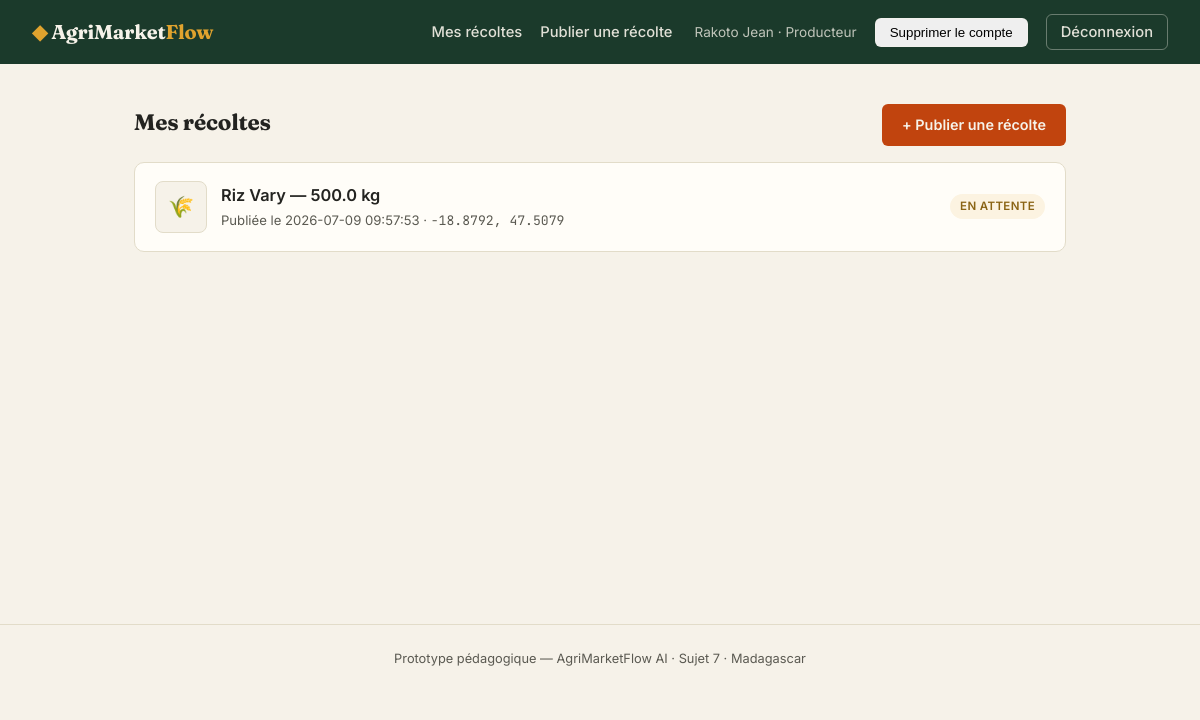
/producteur (signed in), run on the app's committed database.
### tables this page shows
CREATE TABLE UTILISATEUR (
    id_utilisateur INTEGER PRIMARY KEY AUTOINCREMENT,
    nom_complet     TEXT NOT NULL,
    contact         TEXT NOT NULL UNIQUE,
    mot_de_passe    TEXT NOT NULL,
    type_profil     TEXT NOT NULL CHECK (type_profil IN ('Producteur','Collecteur','Transporteur')),
    latitude        REAL NOT NULL,
    longitude       REAL NOT NULL,
    est_disponible  INTEGER NOT NULL DEFAULT 1
);

CREATE TABLE RECOLTE (
    id_recolte              INTEGER PRIMARY KEY AUTOINCREMENT,
    libelle_produit         TEXT NOT NULL,
    description              TEXT DEFAULT '',
    quantite                REAL NOT NULL,
    date_publication         TEXT NOT NULL,
    latitude_origine        REAL NOT NULL,
    longitude_origine       REAL NOT NULL,
    statut                  TEXT NOT NULL DEFAULT 'En attente'
                             CHECK (statut IN ('En attente','En cours','Cloturée')),
    id_utilisateur_producteur INTEGER NOT NULL,
    FOREIGN KEY (id_utilisateur_producteur) REFERENCES UTILISATEUR(id_utilisateur)
);

### app.py (the view)
@app.route("/producteur")
@login_required
@role_required("Producteur")
def producteur_dashboard():
    conn = get_connection()
    recoltes = conn.execute(
        "SELECT * FROM RECOLTE WHERE id_utilisateur_producteur = ? ORDER BY date_publication DESC",
        (session["user_id"],),
    ).fetchall()
    recoltes = [dict(r, vignette=_premiere_vignette(conn, r["id_recolte"])) for r in recoltes]
    conn.close()
    return render_template("producteur_dashboard.html", recoltes=recoltes)

### app.py (called while the page is built)
def login_required(view):
    @wraps(view)
    def wrapped(*args, **kwargs):
        if "user_id" not in session:
            flash("Veuillez vous connecter pour accéder à cette page.", "warning")
            return redirect(url_for("connexion"))
        return view(*args, **kwargs)
    return wrapped

def role_required(*roles):
    def decorator(view):
        @wraps(view)
        def wrapped(*args, **kwargs):
            if session.get("type_profil") not in roles:
                flash("Cette page n'est pas accessible pour votre profil.", "danger")
                return redirect(url_for("accueil"))
            return view(*args, **kwargs)
        return wrapped
    return decorator

def current_user():
    if "user_id" not in session:
        return None
    conn = get_connection()
    user = conn.execute(
        "SELECT * FROM UTILISATEUR WHERE id_utilisateur = ?", (session["user_id"],)
    ).fetchone()
    conn.close()
    return user

@app.context_processor
def inject_user():
    return {"current_user": current_user()}

@app.context_processor
def inject_ia_status():
    return {"ia_disponible": ia.ia_disponible()}

def _premiere_vignette(conn, id_recolte):
    row = conn.execute(
        "SELECT chemin FROM RECOLTE_MEDIA WHERE id_recolte = ? AND type_media = 'image' "
        "ORDER BY ordre LIMIT 1", (id_recolte,)
    ).fetchone()
    return row["chemin"] if row else None

### database.py (called while the page is built)
def get_connection():
    conn = sqlite3.connect(DB_PATH)
    conn.row_factory = sqlite3.Row
    conn.execute("PRAGMA foreign_keys = ON")
    return conn

### ia.py (called while the page is built)
def ia_disponible():
    return bool(GROQ_API_KEY)

### templates/producteur_dashboard.html (shortened to what this page needs)
{% extends "base.html" %}
{% block content %}
<div class="section-title">
  <h2>Mes récoltes</h2>
  <a href="{{ url_for('nouvelle_recolte') }}" class="btn btn-laterite">+ Publier une récolte</a>
</div>
{% if recoltes %}
<div class="card-list">
  {% for r in recoltes %}
  <a href="{{ url_for('detail_recolte', recolte_id=r.id_recolte) }}" class="recolte-card" style="text-decoration:none;color:inherit;">
    <div style="display:flex;align-items:center;gap:14px;">
      {% if r.vignette %}
        <img src="{{ url_for('static', filename=r.vignette) }}" class="card-thumb" alt="">
      {% else %}
        <div class="card-thumb card-thumb-empty">🌾</div>
      {% endif %}
      <div>
        <div class="titre">{{ r.libelle_produit }} — {{ r.quantite }} kg</div>
        <div class="meta">Publiée le {{ r.date_publication }} · <span class="coord">{{ "%.4f"|format(r.latitude_origine) }}, {{ "%.4f"|format(r.longitude_origine) }}</span></div>
      </div>
    </div>
    <span class="statut-pill statut-{{ r.statut|lower|replace('é','e')|replace(' ', '-') }}">{{ r.statut }}</span>
  </a>
  {% endfor %}
</div>
{% else %}
<div class="empty-state">
  <p>Aucune récolte publiée pour le moment.</p>
  <a href="{{ url_for('nouvelle_recolte') }}" class="btn btn-laterite" style="margin-top:12px;">Publier ma première récolte</a>
</div>
{% endif %}
{% endblock %}

### templates/base.html (shortened to what this page needs)
<!DOCTYPE html>
<html lang="fr">
<head>
<link rel="stylesheet" href="{{ url_for('static', filename='style.css') }}">
</head>
<body>
<header class="topbar">
  <a class="brand" href="{{ url_for('accueil') }}">
    <span class="brand-mark">◆</span> AgriMarket<span class="brand-accent">Flow</span>
  </a>
  <nav>
    {% if current_user %}
      {% if current_user.type_profil == 'Producteur' %}
        <a href="{{ url_for('producteur_dashboard') }}">Mes récoltes</a>
        <a href="{{ url_for('nouvelle_recolte') }}">Publier une récolte</a>
      {% else %}
        <a href="{{ url_for('prestataire_dashboard') }}">Récoltes à proximité</a>
      {% endif %}
      <span class="nav-user">{{ current_user.nom_complet }} · {{ current_user.type_profil }}</span>
      <form action="{{ url_for('supprimer_compte') }}" method="GET" class="inline-form" style="display:inline;">
        <button
          type="submit"
          class="btn-ghost btn-danger"
          onclick="return confirm('Voulez-vous vraiment supprimer votre compte ? Cette action est irréversible.')"
        >
          Supprimer le compte
        </button>
      </form>
      <a href="{{ url_for('deconnexion') }}" class="btn-ghost">Déconnexion</a>
    {% else %}
      <a href="{{ url_for('connexion') }}">Connexion</a>
      <a href="{{ url_for('inscription') }}" class="btn-ghost">Créer un compte</a>
    {% endif %}
  </nav>
</header>
<main class="page">
  {% block content %}{% endblock %}
</main>
<footer class="footer">
  Prototype pédagogique — AgriMarketFlow AI · Sujet 7 · Madagascar
</footer>
</body>
</html>

### static/style.css (style rules this page uses)
:root { --vert-foret: #1B3A2B; --vert-moyen: #2F5233; --laterite: #C1440E; --or-recolte: #E0A32E; --papier: #F6F2E9; --papier-carte: #FFFDF8; --encre: #232320; --encre-douce: #5B5A52; --ligne: #E2DCC9; --succes: #2F6B3E; --danger: #B4362A; }
* { box-sizing: border-box; }
body { margin: 0; background: var(--papier); color: var(--encre); font-family: 'Inter', -apple-system, sans-serif; font-size: 15.5px; line-height: 1.5; }
h1, h2, h3, .brand { font-family: 'Fraunces', Georgia, serif; letter-spacing: -0.01em; }
.mono, .score-value, .coord { font-family: 'JetBrains Mono', monospace; }
.topbar { display: flex; align-items: center; justify-content: space-between; background: var(--vert-foret); color: var(--papier); padding: 14px 32px; }
.brand { color: var(--papier); text-decoration: none; font-size: 1.25rem; font-weight: 700; }
.brand-mark { color: var(--or-recolte); }
.brand-accent { color: var(--or-recolte); }
.topbar nav { display: flex; align-items: center; gap: 18px; }
.topbar nav a { color: var(--papier); text-decoration: none; font-weight: 500; font-size: 0.92rem; opacity: 0.9; }
.nav-user { font-size: 0.85rem; opacity: 0.75; margin-left: 4px; }
.btn-ghost { border: 1px solid rgba(246,242,233,0.4); padding: 6px 14px; border-radius: 6px; }
.page { max-width: 980px; margin: 0 auto; padding: 40px 24px 80px; min-height: 70vh; }
.footer { text-align: center; padding: 24px; color: var(--encre-douce); font-size: 0.8rem; border-top: 1px solid var(--ligne); }
.btn { display: inline-block; padding: 10px 20px; border-radius: 6px; background: var(--vert-foret); color: var(--papier); text-decoration: none; font-weight: 600; font-size: 0.9rem; border: none; cursor: pointer; }
.btn-laterite { background: var(--laterite); }
.section-title { display: flex; align-items: baseline; justify-content: space-between; margin-bottom: 16px; }
.section-title h2 { margin: 0; font-size: 1.4rem; }
.card-list { display: flex; flex-direction: column; gap: 12px; }
.recolte-card, .offre-card, .suggestion-card { background: var(--papier-carte); border: 1px solid var(--ligne); border-radius: 10px; padding: 18px 20px; display: flex; align-items: center; justify-content: space-between; gap: 16px; }
.recolte-card .titre { font-weight: 600; font-size: 1.02rem; }
.recolte-card .meta, .offre-card .meta { color: var(--encre-douce); font-size: 0.82rem; margin-top: 3px; }
.statut-pill { font-size: 0.72rem; font-weight: 600; padding: 4px 10px; border-radius: 20px; text-transform: uppercase; letter-spacing: 0.03em; white-space: nowrap; }
.statut-en-attente { background: #FCF3E1; color: #8A6415; }
.inline-form { display: flex; gap: 8px; align-items: center; }
.card-thumb { width: 52px; height: 52px; border-radius: 8px; object-fit: cover; flex-shrink: 0; border: 1px solid var(--ligne); }
.card-thumb-empty { display: flex; align-items: center; justify-content: center; background: var(--papier); font-size: 1.3rem; }

### data on the page
UTILISATEUR: nom_complet "Rakoto Jean", type_profil "Producteur"
RECOLTE: libelle_produit "Riz Vary", quantite "500.0", date_publication "2026-07-09 09:57:53", latitude_origine "-18.8792", longitude_origine "47.5079", statut "EN ATTENTE"
